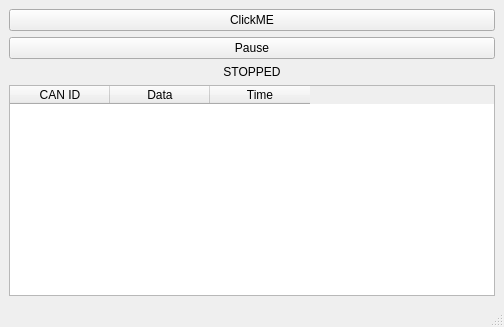
<?xml version="1.0" encoding="UTF-8"?>
<ui version="4.0">
 <class>MainWindow</class>
 <widget class="QMainWindow" name="MainWindow">
  <property name="geometry">
   <rect>
    <x>0</x>
    <y>0</y>
    <width>504</width>
    <height>327</height>
   </rect>
  </property>
  <property name="windowTitle">
   <string>MainWindow</string>
  </property>
  <widget class="QWidget" name="centralwidget">
   <layout class="QVBoxLayout" name="verticalLayout_2">
    <item>
     <layout class="QVBoxLayout" name="verticalLayout">
      <item>
       <widget class="QPushButton" name="myButton">
        <property name="text">
         <string>ClickME</string>
        </property>
       </widget>
      </item>
      <item>
       <widget class="QPushButton" name="pauseButton">
        <property name="text">
         <string>Pause</string>
        </property>
       </widget>
      </item>
      <item>
       <widget class="QLabel" name="statusLabel">
        <property name="text">
         <string>STOPPED</string>
        </property>
        <property name="alignment">
         <set>Qt::AlignCenter</set>
        </property>
       </widget>
      </item>
      <item>
       <widget class="QTableWidget" name="canTable">
        <property name="editTriggers">
         <set>QAbstractItemView::NoEditTriggers</set>
        </property>
        <property name="selectionBehavior">
         <enum>QAbstractItemView::SelectRows</enum>
        </property>
        <property name="columnCount">
         <number>3</number>
        </property>
        <attribute name="horizontalHeaderCascadingSectionResizes">
         <bool>false</bool>
        </attribute>
        <column>
         <property name="text">
          <string>CAN ID</string>
         </property>
        </column>
        <column>
         <property name="text">
          <string>Data</string>
         </property>
        </column>
        <column>
         <property name="text">
          <string>Time</string>
         </property>
        </column>
       </widget>
      </item>
     </layout>
    </item>
   </layout>
  </widget>
  <widget class="QMenuBar" name="menubar">
   <property name="geometry">
    <rect>
     <x>0</x>
     <y>0</y>
     <width>504</width>
     <height>26</height>
    </rect>
   </property>
  </widget>
  <widget class="QStatusBar" name="statusbar"/>
 </widget>
 <resources/>
 <connections/>
</ui>
